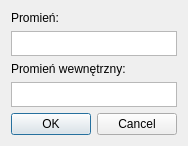
<?xml version="1.0" encoding="UTF-8"?>
<ui version="4.0">
 <class>DodajPierscienDialog</class>
 <widget class="QDialog" name="DodajPierscienDialog">
  <property name="geometry">
   <rect>
    <x>0</x>
    <y>0</y>
    <width>176</width>
    <height>143</height>
   </rect>
  </property>
  <property name="windowTitle">
   <string>Dialog</string>
  </property>
  <layout class="QHBoxLayout" name="horizontalLayout">
   <item>
    <layout class="QVBoxLayout" name="verticalLayout">
     <item>
      <widget class="QLabel" name="label">
       <property name="text">
        <string>Promień:</string>
       </property>
      </widget>
     </item>
     <item>
      <widget class="QTextEdit" name="textEdit">
       <property name="maximumSize">
        <size>
         <width>16777215</width>
         <height>25</height>
        </size>
       </property>
      </widget>
     </item>
     <item>
      <widget class="QLabel" name="label_2">
       <property name="text">
        <string>Promień wewnętrzny:</string>
       </property>
      </widget>
     </item>
     <item>
      <widget class="QTextEdit" name="textEdit_2">
       <property name="maximumSize">
        <size>
         <width>16777215</width>
         <height>25</height>
        </size>
       </property>
      </widget>
     </item>
     <item>
      <widget class="QDialogButtonBox" name="buttonBox">
       <property name="orientation">
        <enum>Qt::Horizontal</enum>
       </property>
       <property name="standardButtons">
        <set>QDialogButtonBox::Cancel|QDialogButtonBox::Ok</set>
       </property>
      </widget>
     </item>
    </layout>
   </item>
  </layout>
 </widget>
 <resources/>
 <connections>
  <connection>
   <sender>buttonBox</sender>
   <signal>accepted()</signal>
   <receiver>DodajPierscienDialog</receiver>
   <slot>accept()</slot>
   <hints>
    <hint type="sourcelabel">
     <x>248</x>
     <y>254</y>
    </hint>
    <hint type="destinationlabel">
     <x>157</x>
     <y>274</y>
    </hint>
   </hints>
  </connection>
  <connection>
   <sender>buttonBox</sender>
   <signal>rejected()</signal>
   <receiver>DodajPierscienDialog</receiver>
   <slot>reject()</slot>
   <hints>
    <hint type="sourcelabel">
     <x>316</x>
     <y>260</y>
    </hint>
    <hint type="destinationlabel">
     <x>286</x>
     <y>274</y>
    </hint>
   </hints>
  </connection>
 </connections>
</ui>
